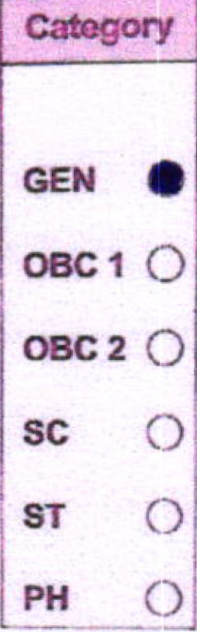
#> input picture test_t2/Final_omr/Aligned/Category.png, 197 x 632 px, given as the content of the folder Input/, which was not available
$ python Main.py
#> lines starting #> are read from the running program, lines starting #| are printed output that depends on the picture; pictures that were not available may be replaced by others from this repository, and a replacement may not be noted
### test_t2/Final_omr/Crop_segments.py
import cv2
import image_reg
import os

def crop(In_path,Out_path,Score_path):

#> called with In_path = 'Input/', Out_path = 'Aligned/', Score_path = 'Score/'
    valid_images = [".jpg",".gif",".png",".tga"]

    for s in os.listdir(In_path):
        ext = os.path.splitext(s)[1]
        if ext.lower() not in valid_images:
            continue
        input_img=cv2.imread(os.path.join(In_path,s))
#> input_img is the input picture: shape (632, 197, 3); mean B, G, R 232.8, 218.8, 232


    Img_sizes=[]
    count = 0

    for f in os.listdir(Score_path):
        count+=1
        ext = os.path.splitext(f)[1]
        if ext.lower() not in valid_images:
            continue
        imgs=cv2.imread(os.path.join(Score_path,f))
        Img_sizes.append([imgs.shape[0]*imgs.shape[1],f])


    #    cv2.imshow("Foreground", imgs )
    #    cv2.waitKey(0)

    Img_sizes.sort(reverse = True)

    for images in Img_sizes:
        img=  cv2.imread(Score_path+str(images[1]))
        detect=image_reg.alignImages(input_img,img)
        cv2.imwrite(Out_path+images[1],detect)
        Invert_detect=image_reg.alignImages(img,input_img)
        ret,thresh1 = cv2.threshold(Invert_detect,0,255,cv2.THRESH_BINARY_INV)
        thresh1 = cv2.cvtColor(thresh1, cv2.COLOR_BGR2GRAY)

        result = cv2.bitwise_and(input_img, input_img,mask=thresh1)
        input_img = result
    #
#        cv2.imshow("Foreground", cv2.resize(input_img,(500,500)))
#        cv2.waitKey(0)


### test_t2/Final_omr/image_reg.py
import cv2
import numpy as np


MAX_FEATURES = 10000
GOOD_MATCH_PERCENT = 0.15


def alignImages(im1, im2 ):


  # Convert images to grayscale
  im1Gray = cv2.cvtColor(im1, cv2.COLOR_BGR2GRAY)
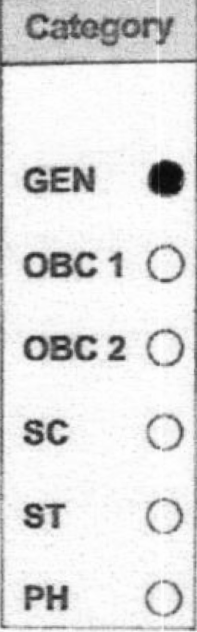
#> im1Gray: shape (632, 197); min 8, max 255, mean 224.3
  im2Gray = cv2.cvtColor(im2, cv2.COLOR_BGR2GRAY)

  # Detect ORB features and compute descriptors.
  orb = cv2.ORB_create(MAX_FEATURES)
  keypoints1, descriptors1 = orb.detectAndCompute(im1Gray, None)
#> keypoints1 = 977 keypoints; strongest (x, y, size): (66, 185, 64.3), (93, 354, 53.6), (85, 343, 77.1), (85, 266, 77.1)
  keypoints2, descriptors2 = orb.detectAndCompute(im2Gray, None)
#> keypoints2 has the same summary as keypoints1

  # Match features.
  matcher = cv2.DescriptorMatcher_create(cv2.DESCRIPTOR_MATCHER_BRUTEFORCE_HAMMING)
  matches = matcher.match(descriptors1, descriptors2, None)
#> matches = 977 matches

  # Sort matches by score
#> (the run stopped early here; a loop or call above may not have finished)

$ run again, on Category.png
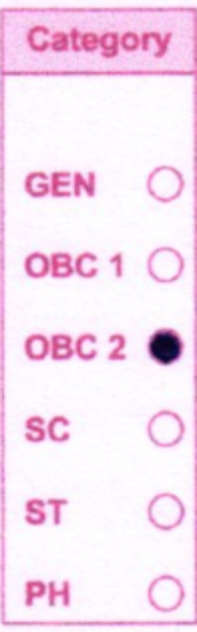
#> input picture Category.png, 197 x 632 px, given as the content of the folder Input/, which was not available
#> in crop, input_img is the input picture: shape (632, 197, 3); mean B, G, R 241.7, 224.9, 247
#> in alignImages, `im1Gray = cv2.cvtColor(im1, cv2.COLOR_BGR2GRAY)`:
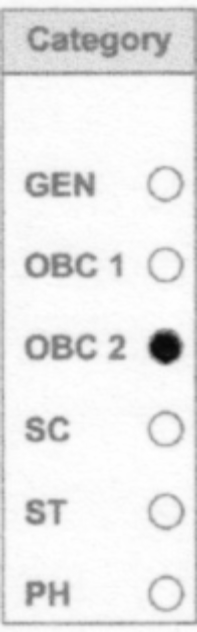
#> im1Gray: shape (632, 197); min 8, max 255, mean 233.4
#> keypoints1 = 595 keypoints; strongest (x, y, size): (90, 192, 53.6), (116, 257, 64.3), (85, 348, 77.1), (81, 191, 64.3)
#> keypoints2 has the same summary as keypoints1
#> matches = 595 matches

$ run again, on Name.png
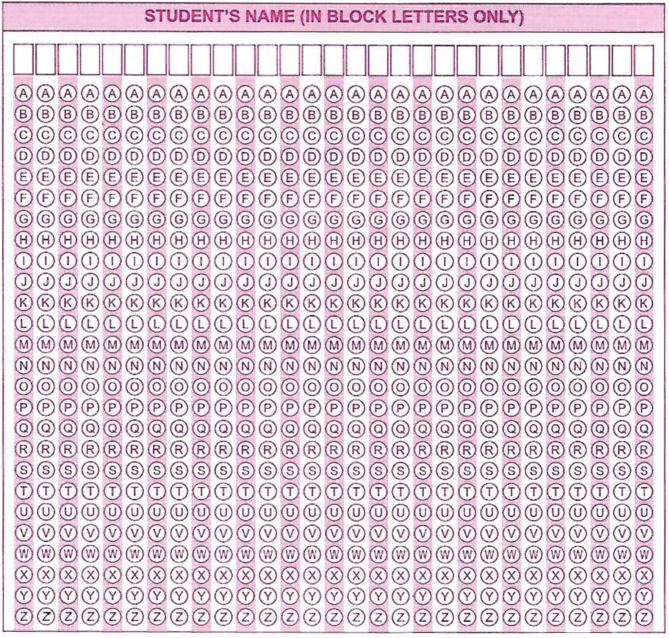
#> input picture Name.png, 1337 x 1275 px, given as the content of the folder Input/, which was not available (shown at 1/2 size)
#> in crop, input_img is the input picture: shape (1275, 1337, 3); mean B, G, R 212.2, 201.7, 217.7
#> in alignImages, `im1Gray = cv2.cvtColor(im1, cv2.COLOR_BGR2GRAY)`:
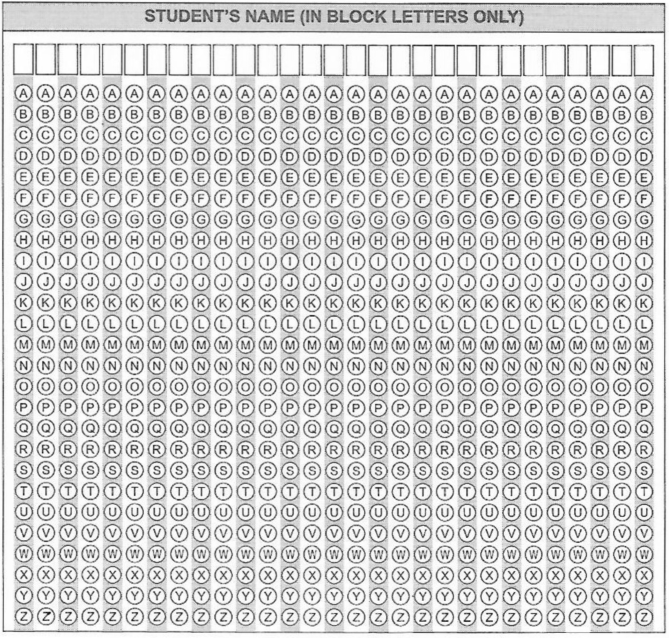
#> im1Gray: shape (1275, 1337) (shown at 1/2 size); min 5, max 255, mean 207.7
#> keypoints1 = 10000 keypoints; strongest (x, y, size): (100, 1225, 31), (42, 1239, 31), (98, 1224, 37.2), (928, 238, 31)
#> keypoints2 has the same summary as keypoints1
#> matches = 10000 matches
